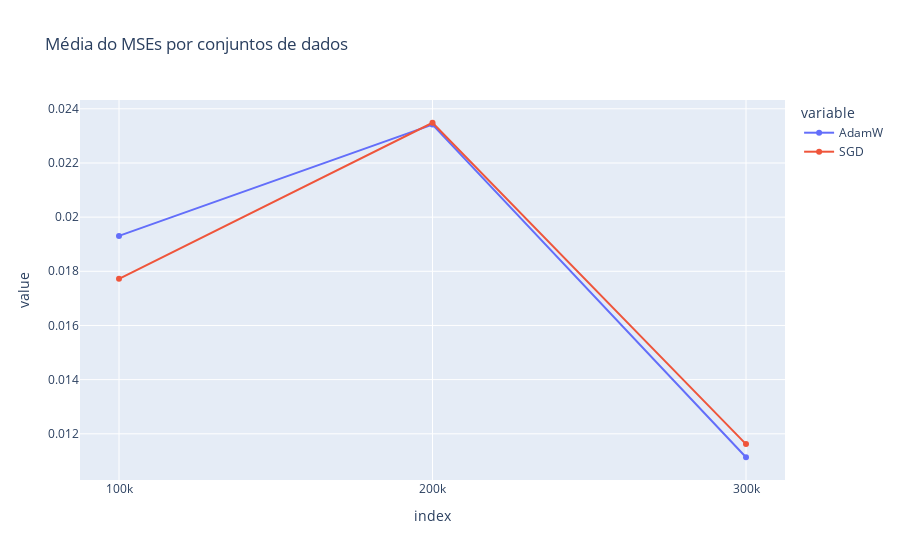

Notebook code for this chart:
### Markdown cell above
## Média dos erros médios por conjuntos de dados

### Code cell
adamW_errors = [0,0,0]
sgd_errors = [0,0,0]
for i in values.values:
    if i[4] == 'AdamW':
        if (i[0] == '100k'):
            adamW_errors[0] += i[3]
        if (i[0] == '200k'):
            adamW_errors[1] += i[3]
        if (i[0] == '300k'):
            adamW_errors[2] += i[3]
    if i[4] == 'SGD':
        if (i[0] == '100k'):
            sgd_errors[0] += i[3]
        if (i[0] == '200k'):
            sgd_errors[1] += i[3]
        if (i[0] == '300k'):
            sgd_errors[2] += i[3]
            
adamW_errors[0] = adamW_errors[0]/9 
adamW_errors[1] = adamW_errors[1]/9 
adamW_errors[2] = adamW_errors[2]/9 

sgd_errors[0] = sgd_errors[0]/9 
sgd_errors[1] = sgd_errors[1]/9 
sgd_errors[2] = sgd_errors[2]/9 

df_errors = pd.DataFrame([adamW_errors, sgd_errors], columns=['100k', '200k', '300k'], index=['AdamW', 'SGD']).T
df_errors
fig2 = px.line(df_errors, markers=True, title='Média do MSEs por conjuntos de dados')
fig2.show()

### Figure 1 — Plotly figure (JSON) as saved in the notebook; plotly's stock layout.template omitted (floating-point values rounded to 4 significant figures)
{"data": [{"hovertemplate": "variable=AdamW<br>index=%{x}<br>value=%{y}<extra></extra>", "legendgroup": "AdamW", "line": {"color": "#636efa", "dash": "solid"}, "marker": {"symbol": "circle"}, "mode": "markers+lines", "name": "AdamW", "orientation": "v", "showlegend": true, "type": "scatter", "x": ["100k", "200k", "300k"], "xaxis": "x", "y": [0.01931, 0.02342, 0.01113], "yaxis": "y"}, {"hovertemplate": "variable=SGD<br>index=%{x}<br>value=%{y}<extra></extra>", "legendgroup": "SGD", "line": {"color": "#EF553B", "dash": "solid"}, "marker": {"symbol": "circle"}, "mode": "markers+lines", "name": "SGD", "orientation": "v", "showlegend": true, "type": "scatter", "x": ["100k", "200k", "300k"], "xaxis": "x", "y": [0.01772, 0.02348, 0.01162], "yaxis": "y"}], "layout": {"legend": {"title": {"text": "variable"}, "tracegroupgap": 0}, "title": {"text": "Média do MSEs por conjuntos de dados"}, "xaxis": {"anchor": "y", "domain": [0, 1], "title": {"text": "index"}}, "yaxis": {"anchor": "x", "domain": [0, 1], "title": {"text": "value"}}}}
